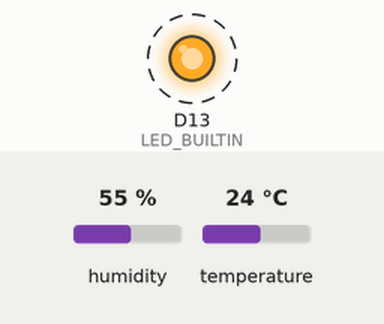
Simulated run of this sketch. Board: Arduino Nano 33 IoT. Shown: output pins drawn as LEDs (lit = HIGH). Dashed ring = blinking. The test bench sets the inputs (shaded band); at power-on: humidity 55 %, temperature 24 °C. Nothing arrives over Bluetooth unless stated; what the sketch prints to the serial monitor is not drawn.

Above: at 0.5 s.
Timing chart, 0 to 4.6 s (numbered marks = the images above):
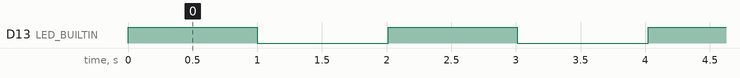

The sketch:

arduinoble_temp.ino
```cpp
#include <ArduinoBLE.h>
#include <DHTesp.h>

/** Initialize DHT sensor */
DHTesp dht;
/** Task handle for the light value read task */
//TaskHandle_t tempTaskHandle = NULL;
/** Pin number for DHT11 data pin */
int dhtPin = 8;

BLEService tempService("713D0000-503E-4C75-BA94-3148F18D941E"); // create a new BLE Temp service
// create temp characteristic and allow remote device to get notifications
//BLEByteCharacteristic tempCharacteristic("713D0000-503E-4C75-BA94-3148F18D941E", BLERead | BLENotify);
BLEStringCharacteristic tempCharacteristic("713D0002-503E-4C75-BA94-3148F18D941E", BLERead | BLENotify, 20);

void setup() {
  // initialize digital pin LED_BUILTIN as an output.
  pinMode(LED_BUILTIN, OUTPUT);

  // Initialize temperature sensor
  dht.setup(dhtPin, DHTesp::DHT11);


  Serial.begin(57600); // 115200);
  // while (!Serial); // removing this to allow it to work without serial connection

  if (!BLE.begin())                 // initialize the BLE device
  {                                 // 1 on success, 0 on failure
    Serial.println("Failed to start BLE!");
    while (1);                      // only wait out is to kill execution
  }

  BLE.setLocalName("HILL981");// set the local value used when advertising
  BLE.setAdvertisedService(tempService);// set the advertised service UUID used when advertising to the value of the BLEService provided

  tempService.addCharacteristic(tempCharacteristic);// add the characteristics to the service

  BLE.addService(tempService);       // add the service

  /*
   ledCharacteristic.writeValue(0);
   buttonCharacteristic.writeValue(0);
   */

  BLE.advertise();                  // start advertising

  Serial.println("Bluetooth device active, waiting for connections...");
}

//Celsius to Fahrenheit conversion
double Fahrenheit(double celsius)
{
  return 1.8 * celsius + 32;
}

// the loop function runs over and over again forever
void loop() {
  // make it blink
  digitalWrite(LED_BUILTIN, HIGH);   // turn the LED on (HIGH is the voltage level)
  delay(1000);                       // wait for a second
  digitalWrite(LED_BUILTIN, LOW);    // turn the LED off by making the voltage LOW
  delay(1000);                       // wait for a second

  Serial.println("HELLO WORLD");

  BLE.poll();                       // poll for BLE events

  TempAndHumidity lastValues = dht.getTempAndHumidity();

  if (!isnan(lastValues.temperature)) {
    String temperature = String(Fahrenheit(lastValues.temperature), 2);
    String humidity = String(lastValues.humidity, 2);
    Serial.println("Temperature: " + temperature);
    Serial.println("Humidity: " + humidity);

    tempCharacteristic.writeValue("T" + temperature + "D");
    tempCharacteristic.writeValue("H" + humidity + "D");
  }
}
```

Measured:
- by itself, D13 (LED_BUILTIN): alternates HIGH for 1.0 s and LOW for 1.0 s
